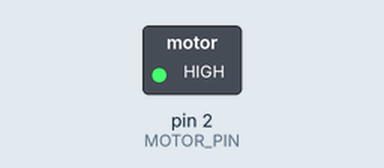
Bench run of a sketch on a simulated Arduino Leonardo, built with avr-gcc and run on an emulated ATmega32U4. Shown: switched loads named in the sketch (green lamp = pin HIGH). What the sketch prints to the serial monitor is not drawn.

Above: at 2.5 s.
At 7.5 s:
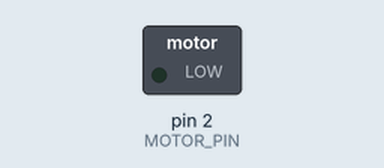
Timing chart, 0 to 13.0 s (numbered marks = the images above):
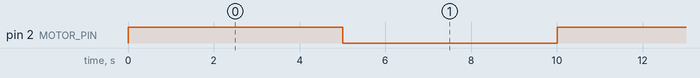

The sketch:

VibrationMotor.ino
```cpp
const int MOTOR_PIN = 2;

void setup() {
  Serial.begin(115200);
  while (!Serial)
    delay(10); // will pause Zero, Leonardo, etc until serial console opens

  pinMode(MOTOR_PIN, OUTPUT);
}

void loop() {
  Serial.print("Motor ON");
  digitalWrite(MOTOR_PIN, HIGH);

  delay(5000);

  Serial.print("Motor OFF");
  digitalWrite(MOTOR_PIN, LOW);
  delay(5000);
}
```

Measured:
- by itself, pin 2 (MOTOR_PIN): alternates HIGH for 5.0 s and LOW for 5.0 s
